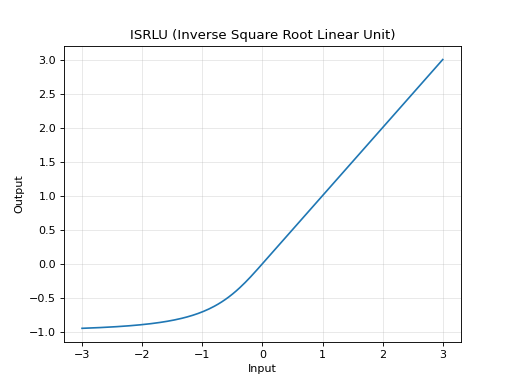

Write Python code to recreate this figure.
import matplotlib.pyplot as plt
import torch

from activations_plus.simple import isrlu

x = torch.linspace(-3, 3, 200)
y = isrlu(x)
fig, ax = plt.subplots()
ax.plot(x.numpy(), y.numpy())
ax.set_title("ISRLU (Inverse Square Root Linear Unit)")
ax.set_xlabel("Input")
ax.set_ylabel("Output")
ax.grid(alpha=0.3)
fig.show()  # This will be mocked in tests
